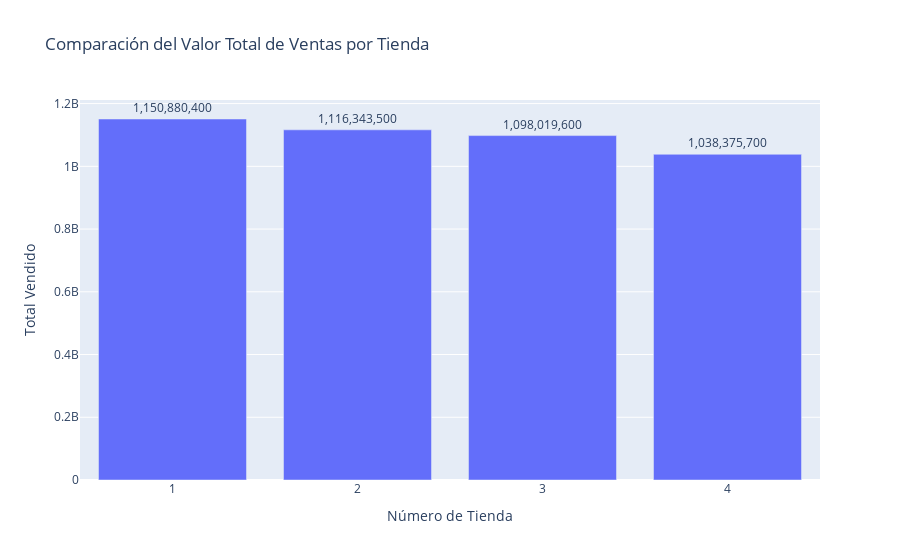

The cell this chart's notebook holds for it:
### Markdown cell above
# 6. Insights representados de manera visual

### Code cell
import plotly.express as px

df_sumas = df.groupby('No. Tienda')['Precio'].sum().reset_index(name='Suma Precios')

fig = px.bar(
    df_sumas,
    x='No. Tienda',
    y='Suma Precios',
    title='Comparación del Valor Total de Ventas por Tienda',
    labels={'No. Tienda': 'Número de Tienda', 'Suma Precios': 'Total Vendido'},
    text='Suma Precios'
)

fig.update_layout(xaxis={'type': 'category'})
fig.update_traces(texttemplate='%{text:,.0f}', textposition='outside')
fig.show()

### Figure 1 — Plotly figure (JSON) as saved in the notebook; plotly's stock layout.template omitted (floating-point values rounded to 4 significant figures)
{"data": [{"hovertemplate": "Número de Tienda=%{x}<br>Total Vendido=%{text}<extra></extra>", "legendgroup": "", "marker": {"color": "#636efa", "pattern": {"shape": ""}}, "name": "", "orientation": "v", "showlegend": false, "text": [1151000000.0, 1116000000.0, 1098000000.0, 1038000000.0], "textposition": "outside", "texttemplate": "%{text:,.0f}", "type": "bar", "x": [1, 2, 3, 4], "xaxis": "x", "y": [1151000000.0, 1116000000.0, 1098000000.0, 1038000000.0], "yaxis": "y"}], "layout": {"barmode": "relative", "legend": {"tracegroupgap": 0}, "title": {"text": "Comparación del Valor Total de Ventas por Tienda"}, "xaxis": {"anchor": "y", "domain": [0, 1], "title": {"text": "Número de Tienda"}, "type": "category"}, "yaxis": {"anchor": "x", "domain": [0, 1], "title": {"text": "Total Vendido"}}}}
